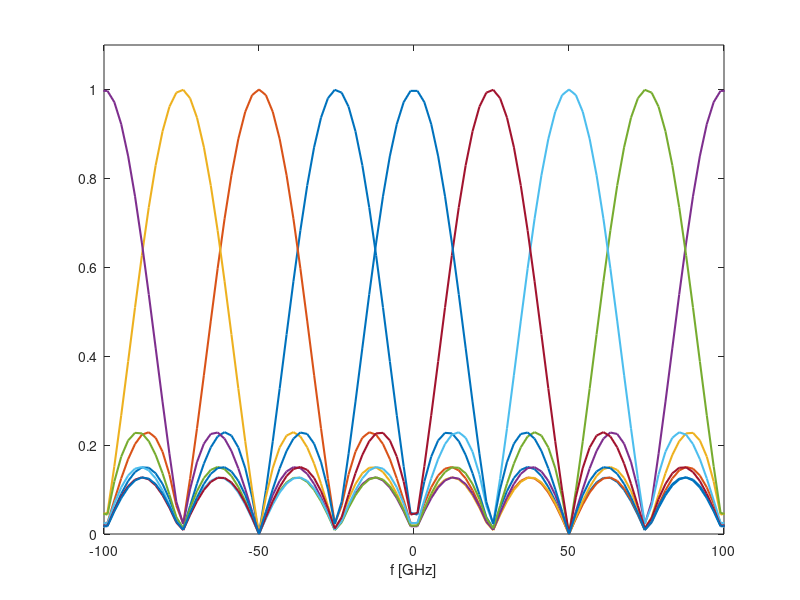
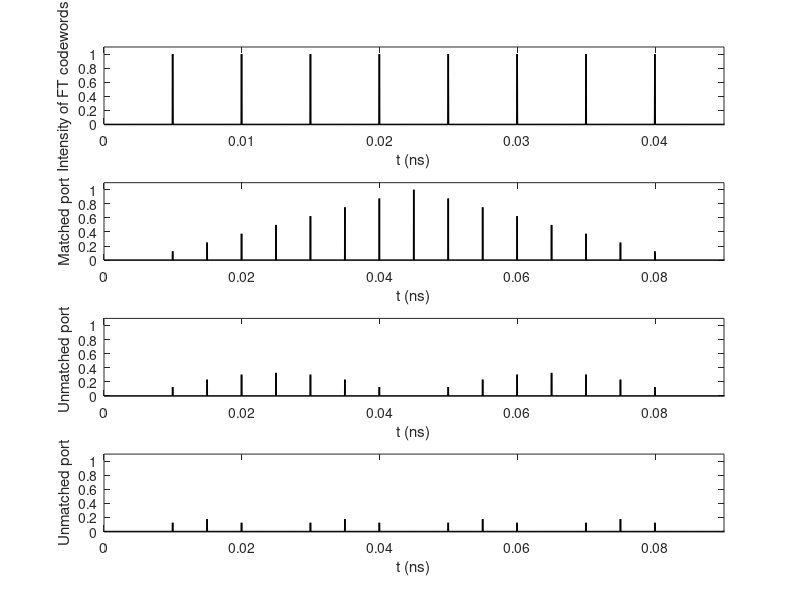
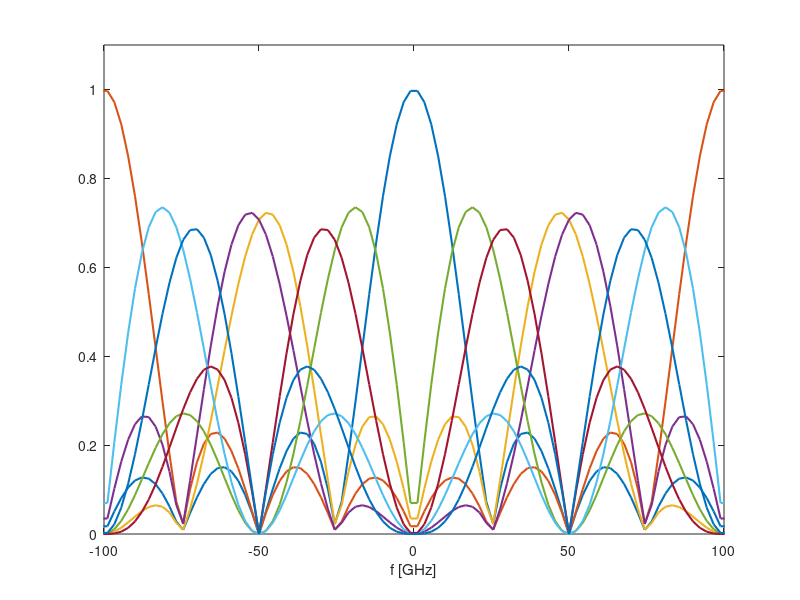
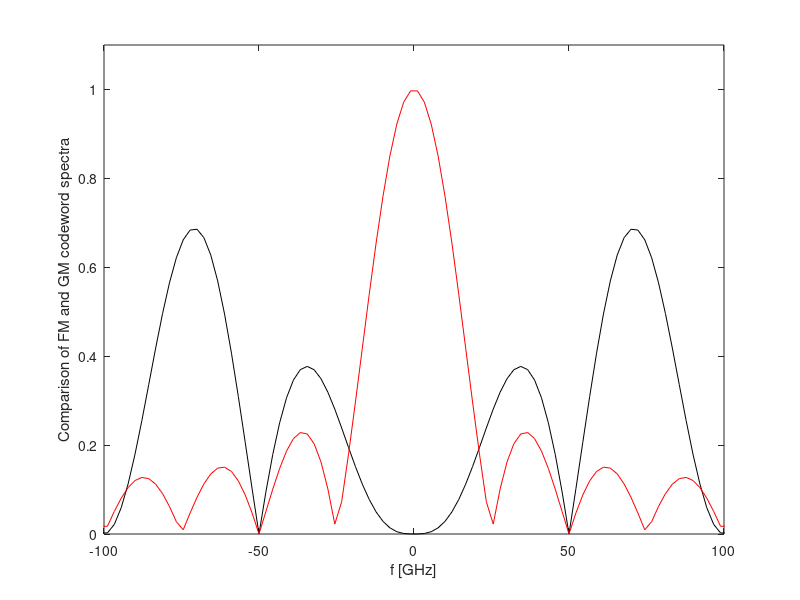

Write the MATLAB code that produced these figures, in order.
clear
close all

colormap("prism")

uscita1=2;
uscita2=3;
uscita3=4;
M=8; % numero di porte del E/D
alfa=0; %rapporto w/di dello slab diffraction deve essere <1 é un parametro dell' E/D che per il momento trascuriamo
%
Numerocampioni=(M+1)*3000; % serve per i grafici 
FSR=200; %bit rate del codice in GHz 

tmax=10*(M+1)/FSR; %intervallo di tempo max 
tempo=linspace(0,tmax,Numerocampioni); % asse dei tempi
tempoconv=linspace(0,2*tmax,2*Numerocampioni-1); % asse dei tempi per graficare le convluzioni

f=(Numerocampioni-1)/(2*tmax)*linspace(-1,1,Numerocampioni); %frequenza misurata in GHz

  spettroFT=zeros(M, Numerocampioni); % spettro dei codici FT
  spettroHAD=zeros(M, Numerocampioni); % spettro dei codici Hadamard
  coefficientiHAD=hadamard(M);
  %spettroslab=zeros(Nprimo, Numerocampioni); % spettro dei codici considerando l'effetto dello slab diffraction
  for n=1:M
      for k=1: M
          spettroFT(n,:)=spettroFT(n,:)+exp(-i*2*pi*n*k/M).*exp(-1i*2*pi*f*k/FSR)/M;
          %spettroslab(n,:)=spettroslab(n,:)+exp(-i*2*pi*TF*n*k/M).*exp(-i*2*pi*f*k/FSR).*exp(-(pi*alfa*(k-M/2)/M)^2)/M;  %tiene in considerazione lo slab diffraction;
        spettroHAD(n,:)=spettroHAD(n,:)+coefficientiHAD(n,k).*exp(-1i*2*pi*f*k/FSR)/M;
      end
  end
  

  colors = prism(M);  % Get M colors from the 'prism' colormap

% Use these colors in your plots
figure
hold on
for n = 1:M
    plot(f, abs(spettroFT(n, :)), 'Color', colors(n, :), "LineWidth", 1.5)
end
axis([-100 100 0 1.1])
xlabel('f [GHz]')
hold off


plot(f,abs(spettroFT), "LineWidth", 1.5)
axis([-100 100 0 1.1])
 xlabel('f [GHz]')


% rappresentazione dei FT codewords nel tempo
 
  label1=zeros(1,Numerocampioni);
  label2=zeros(1,Numerocampioni);
  label3=zeros(1,Numerocampioni);
  %label1slab=zeros(1,Numerocampioni);
  %label2slab=zeros(1,Numerocampioni);
  %label3slab=zeros(1,Numerocampioni);
for k  = 1:M 
   label1(Numerocampioni*k/(FSR*tmax))=exp(-i*pi*2*k*(uscita1)/M); 
   label2(Numerocampioni*k/(FSR*tmax))=exp(-i*pi*2*k*(uscita2)/M);
   label3(Numerocampioni*k/(FSR*tmax))=exp(-i*pi*2*k*(uscita3)/M);
   %label1slab(Numerocampioni*k/(FSR*tmax))=exp(-i*pi*2*k*(uscita1)/M).*exp(-(pi*alfa*(k-M/2)/M)^2); %tiene in considerazione lo slab diffraction;
   %label2slab(Numerocampioni*k/(FSR*tmax))=exp(-i*pi*2*k*(uscita2)/M).*exp(-(pi*alfa*(k-M/2)/M)^2);
   %label3slab(Numerocampioni*k/(FSR*tmax))=exp(-i*pi*2*k*(uscita3)/M).*exp(-(pi*alfa*(k-M/2)/M)^2);
   
    end
  
  
      

 autocorrelazione=conv(label1,label1)/M;
 correlazione=conv(label1,label2)/M;
 correlazione1=conv(label1,label3)/M;
%  autocorrelazioneslab=conv(label1slab,label1slab);%tiene in considerazione lo slab diffraction;
% correlazioneslab=conv(label1slab,label2slab);
% correlazione1slab=conv(label1slab,label3slab);

CCP= max(abs(correlazione))
ACP= max(abs(autocorrelazione));
%CCPslab= max(abs(correlazioneslab)); %tiene in considerazione lo slab diffraction;
%ACPslab= max(abs(autocorrelazioneslab));

figure
subplot(4,1,1),plot(tempo,abs(label1),'-k','LineWidth',1.2)
axis([0 tmax/10 0 1.1])
 ylabel('Intensity of FT codewords'), xlabel('t (ns)')
subplot(4,1,2),plot(tempoconv,abs(autocorrelazione),'-k','LineWidth',1.2)
axis([0 2*tmax/10 0 1.1])
 ylabel('Matched port' ), xlabel('t (ns)')
subplot(4,1,3),plot(tempoconv,abs(correlazione),'-k','LineWidth',1.2)
axis([0 2*tmax/10 0 1.1])
 ylabel('Unmatched port '), xlabel('t (ns)')
subplot(4,1,4),plot(tempoconv,abs(correlazione1),'-k','LineWidth',1.2)
axis([0 2*tmax/10 0 1.1])
 ylabel('Unmatched port'), xlabel('t (ns)')


 figure 
plot(f,abs(spettroHAD), "LineWidth", 1.5)
axis([-100 100 0 1.1])
 xlabel('f [GHz]')

figure 
plot(f,abs(spettroHAD(M,:)),'-k')
hold on
plot(f,abs(spettroFT(M,:)),'-r')
axis([-100 100 0 1.1])
ylabel('Comparison of FM and GM codeword spectra'), xlabel('f [GHz]')

 
